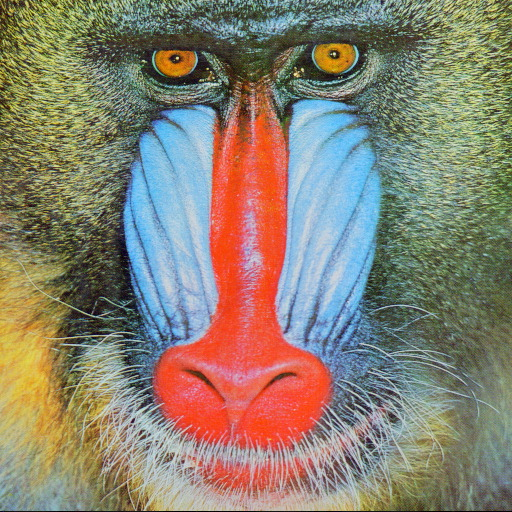
#> input picture code/image_1.jpg, 512 x 512 px
$ python bitwise_operations.py
#> lines starting #> are read from the running program, lines starting #| are printed output that depends on the picture; after the words box and inside, x2 and y2 are one past the last pixel; in counts of white or black regions, pixels touching at a corner belong together
import numpy as np
import cv2

img1 = np.zeros((250, 500, 3), np.uint8)
img1 = cv2.rectangle(img1, (200, 0), (300, 100), (255, 255, 255), -1)
img2 = cv2.imread("image_1.jpg")
#> img2 is the input picture: shape (512, 512, 3); mean B, G, R 112.9, 129.1, 137.1

cv2.imshow('img1', img1)
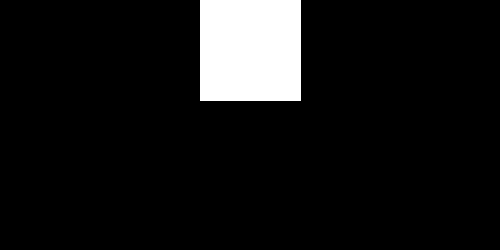
#> window 'img1': shape (250, 500, 3); 8.2% white; 1 white region, box (x1, y1, x2, y2) and area: (200, 0, 301, 101) 10201
cv2.imshow('img2', img2)

cv2.waitKey(-1)
cv2.destroyAllWindows()
